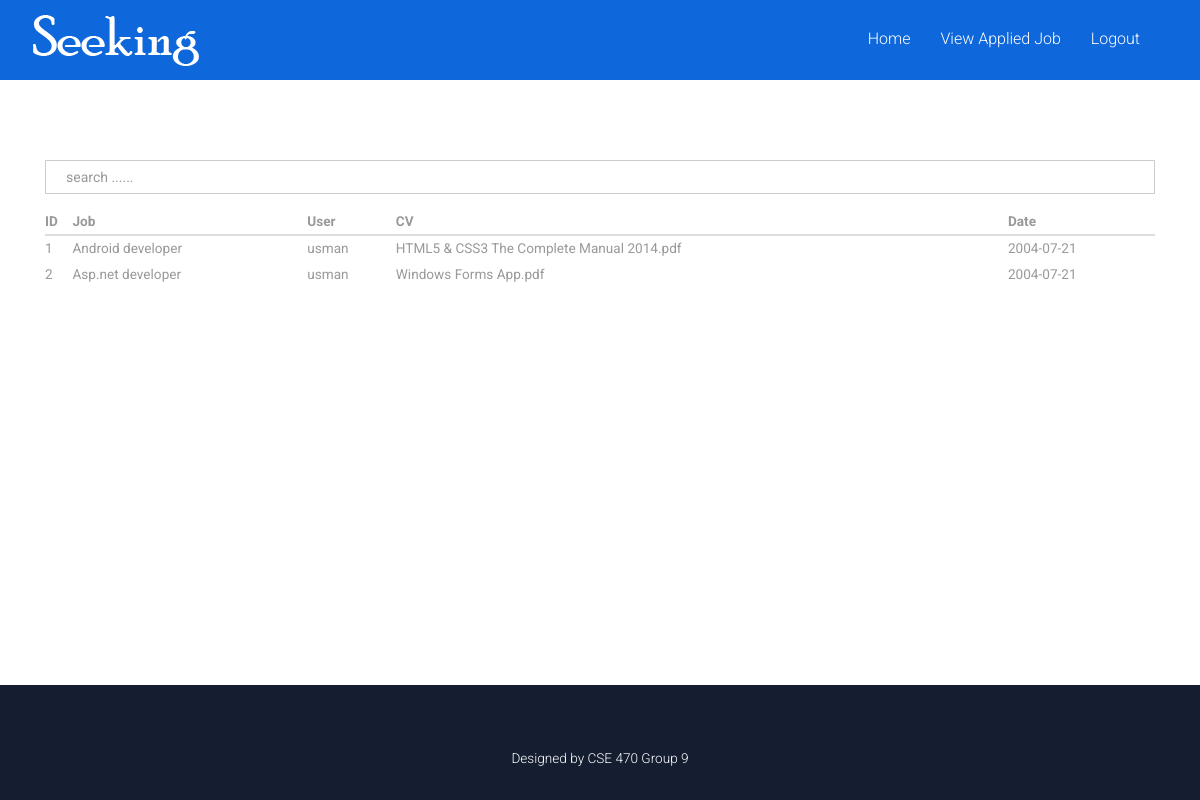
/application.php (signed in), run on the app's committed database.
### tables this page shows
CREATE TABLE `application` (
  `appid` int(11) NOT NULL,
  `userid` int(11) NOT NULL,
  `jobid` int(11) NOT NULL,
  `cv` varchar(1000) NOT NULL,
  `date` date NOT NULL
);

CREATE TABLE `jobs` (
  `jobid` int(11) NOT NULL,
  `title` varchar(50) NOT NULL,
  `catid` int(11) NOT NULL,
  `description` varchar(50) NOT NULL,
  `salary` varchar(50) NOT NULL,
  `timing` varchar(50) NOT NULL,
  `location` varchar(50) NOT NULL,
  `empid` int(11) NOT NULL
);

CREATE TABLE `user` (
  `userid` int(11) NOT NULL,
  `name` varchar(50) NOT NULL,
  `email` varchar(50) NOT NULL,
  `password` varchar(50) NOT NULL,
  `type` int(11) NOT NULL
);

### application.php (the view, shortened to what this page needs)
<!DOCTYPE html>
<html lang="en">
<head>
    <?php
    include('header_link.php');
    include('dbconnect.php');
    ?>
</head>
<body>
<?php
    include('header.php');
    ?>
    <div class="container">
      <div class="single">
            <div class="col-md-12">
                 <div class="form-group">
                 <input type="text" id="myinput" placeholder="search ......" class="form-control">
                 </div>
                 <table class="table">
                      <thead>
                            <tr>
                                 <th>ID</th>
                                 <th>Job</th>
                                 <th>User</th>
                                 <th>CV</th>
                                 <th>Date</th>
                            </tr>
                      </thead>
                      <tbody id="mytable">
                           <?php
                              $sql = "select application.appid, user.name , jobs.title, employer.empid, application.cv, application.date
                              from application
                              INNER join jobs on jobs.jobid = application.jobid
                              INNER join employer on employer.empid = jobs.empid
                              INNER join user on user.userid = application.userid
                              ";
                              $rs = mysqli_query($con,$sql);
                              while($data = mysqli_fetch_array($rs)){
                           ?>
                                <tr>
                                      <td><?=$data['appid']?></td>
                                      <td><?=$data['title']?></td>
                                      <td><?=$data['name']?></td>
                                      <td><?=$data['cv']?></td>
                                      <td><?=$data['date']?></td>
                                </tr>
                           <?php
                              }
                              ?>
                      </tbody>
                 </table>
            </div>
      </div>
</div>
<br><br>
 <?php include('footer.php'); ?>
</body>
</html>

### css/style.css (style rules this page uses)
html, body { font-family: 'Roboto', sans-serif; font-size: 100%; background:#fff; }
.single { padding:5em 0; }
input.form-control { box-shadow: none; background-color:#fff; padding:0 20px; border-radius:0px; }
.table>tbody>tr>td, .table>tbody>tr>th, .table>tfoot>tr>td, .table>tfoot>tr>th, .table>thead>tr>td, .table>thead>tr>th { border-top: none; padding: 3px 0; }
.table > thead > tr > th, .table > tbody > tr > th, .table > tfoot > tr > th, .table > thead > tr > td, .table > tbody > tr > td, .table > tfoot > tr > td { font-size: 0.85em; color: #999; }

### data on the page
application: appid "1", jobid.title "Android developer", userid.name "usman", cv "HTML5 & CSS3 The Complete Manual 2014.pdf", date "2004-07-21"
application: appid "2", jobid.title "Asp.net developer", userid.name "usman", cv "Windows Forms App.pdf", date "2004-07-21"
